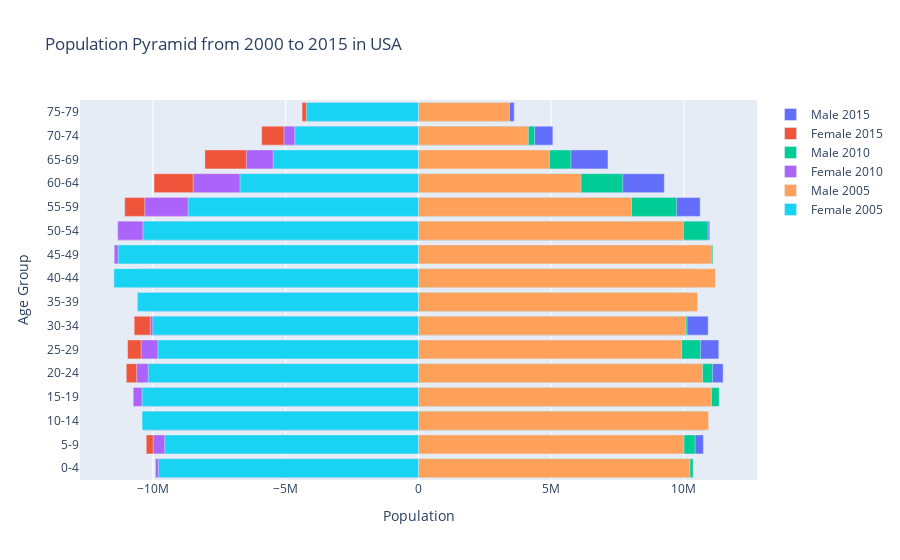

Notebook code for this chart:
### Markdown cell above
### **[C] Animated Population Pyramids:**

### Code cell
before_year = int(input("Please enter beginning year (should be divisible by 5): "))  # e.g. 2000, 2005, 2010, 2015 .......
post_year = int(input("Please enter ending year (should be divisible by 5): "))  # e.g. 2000, 2005, 2010, 2015 .......
year_range = range(post_year, before_year, -5)
country_input = str(input("Please enter the country name: "))

age_groups = ['0-4', '5-9', '10-14', '15-19', '20-24', '25-29', '30-34', '35-39', '40-44', '45-49', '50-54', '55-59', '60-64', '65-69', '70-74', '75-79']
age_range = ['0004', '0509', '1014', '1519', '2024', '2529', '3034', '3539', '4044', '4549', '5054', '5559', '6064', '6569', '7074', '7579']

def male_pop_func(year_chosen):
    male_population = []  
    for age_range_index in age_range:
        range_3 = len(wbdata.get_data("SP.POP." + str(age_range_index) + ".MA", country=[country_input]))
        for index in range(0, range_3):
            if wbdata.get_data("SP.POP." + str(age_range_index) + ".MA", country=[country_input])[index]["date"] == str(year_chosen):
                male_population.append(wbdata.get_data("SP.POP." + str(age_range_index) + ".MA", country=[country_input])[index]["value"])
                break
    return male_population

def female_pop_func(year_chosen):
    female_population = []  
    for age_range_index in age_range:
        range_3 = len(wbdata.get_data("SP.POP." + str(age_range_index) + ".FE", country=[country_input]))
        for index in range(0, range_3):
            if wbdata.get_data("SP.POP." + str(age_range_index) + ".FE", country=[country_input])[index]["date"] == str(year_chosen):
                female_population.append(wbdata.get_data("SP.POP." + str(age_range_index) + ".FE", country=[country_input])[index]["value"])
                break
    return female_population

bins = []
for year_chosen in year_range:
    male_data = male_pop_func(year_chosen)
    female_data = female_pop_func(year_chosen)

    # male
    bins.append(go.Bar(
        x=male_data,
        y=age_groups,
        orientation='h',
        name='Male {:d}'.format(year_chosen),
    ))

    # female
    bins.append(go.Bar(
        x=[-x for x in female_data],
        y=age_groups,
        orientation='h',
        name='Female {:d}'.format(year_chosen),
    ))

layout = go.Layout(
    barmode='overlay',
    title='Population Pyramid from ' + str(before_year) + " to " + str(post_year) + " in " + country_input,
    xaxis=dict(title='Population'),
    yaxis=dict(title='Age Group')
)

py.iplot(dict(data=bins, layout=layout))

### Figure 1 — Plotly figure (JSON) as saved in the notebook; plotly's stock layout.template omitted (floating-point values rounded to 4 significant figures)
{"data": [{"name": "Male 2015", "orientation": "h", "type": "bar", "x": [10158635, 10733260, 10756026, 10824567, 11476087, 11312313, 10913917, 10288299, 10227065, 10521101, 10970622, 10612104, 9262609, 7140032, 5064196, 3609435], "y": ["0-4", "5-9", "10-14", "15-19", "20-24", "25-29", "30-34", "35-39", "40-44", "45-49", "50-54", "55-59", "60-64", "65-69", "70-74", "75-79"]}, {"name": "Female 2015", "orientation": "h", "type": "bar", "x": [-9697341, -10250428, -10297824, -10361913, -11002885, -10952490, -10704482, -10243210, -10263042, -10614240, -11321609, -11061262, -9956969, -8041966, -5903399, -4382380], "y": ["0-4", "5-9", "10-14", "15-19", "20-24", "25-29", "30-34", "35-39", "40-44", "45-49", "50-54", "55-59", "60-64", "65-69", "70-74", "75-79"]}, {"name": "Male 2010", "orientation": "h", "type": "bar", "x": [10345121, 10418138, 10636536, 11326273, 11072007, 10620540, 10118187, 10149372, 10513219, 11087358, 10907958, 9721367, 7693110, 5737754, 4377279, 3399915], "y": ["0-4", "5-9", "10-14", "15-19", "20-24", "25-29", "30-34", "35-39", "40-44", "45-49", "50-54", "55-59", "60-64", "65-69", "70-74", "75-79"]}, {"name": "Female 2010", "orientation": "h", "type": "bar", "x": [-9906973, -9987205, -10159698, -10739825, -10611916, -10440852, -10094440, -10240513, -10664924, -11455853, -11323550, -10306767, -8485748, -6477415, -5057149, -4064584], "y": ["0-4", "5-9", "10-14", "15-19", "20-24", "25-29", "30-34", "35-39", "40-44", "45-49", "50-54", "55-59", "60-64", "65-69", "70-74", "75-79"]}, {"name": "Male 2005", "orientation": "h", "type": "bar", "x": [10226976, 9998919, 10930269, 11034845, 10697172, 9911532, 10064119, 10516968, 11186436, 11029852, 9976819, 8025062, 6120785, 4932860, 4139860, 3427176], "y": ["0-4", "5-9", "10-14", "15-19", "20-24", "25-29", "30-34", "35-39", "40-44", "45-49", "50-54", "55-59", "60-64", "65-69", "70-74", "75-79"]}, {"name": "Female 2005", "orientation": "h", "type": "bar", "x": [-9790875, -9554825, -10406832, -10403871, -10174050, -9810009, -10002429, -10585420, -11469307, -11309235, -10375512, -8669326, -6718823, -5469175, -4655966, -4218551], "y": ["0-4", "5-9", "10-14", "15-19", "20-24", "25-29", "30-34", "35-39", "40-44", "45-49", "50-54", "55-59", "60-64", "65-69", "70-74", "75-79"]}], "layout": {"autosize": true, "barmode": "overlay", "title": {"text": "Population Pyramid from 2000 to 2015 in USA"}, "xaxis": {"autorange": true, "range": [-12740000.0, 12750000.0], "title": {"text": "Population"}, "type": "linear"}, "yaxis": {"autorange": true, "range": [-0.5, 15.5], "title": {"text": "Age Group"}, "type": "category"}}}
